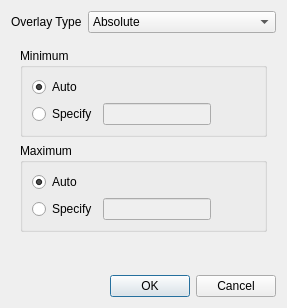
<?xml version="1.0" encoding="UTF-8"?>
<ui version="4.0">
 <class>OverlaySettingsDlg</class>
 <widget class="QDialog" name="OverlaySettingsDlg">
  <property name="geometry">
   <rect>
    <x>0</x>
    <y>0</y>
    <width>287</width>
    <height>308</height>
   </rect>
  </property>
  <property name="windowTitle">
   <string>Overlay Settings</string>
  </property>
  <layout class="QFormLayout" name="formLayout">
   <item row="0" column="0">
    <widget class="QLabel" name="label_3">
     <property name="text">
      <string>Overlay Type</string>
     </property>
    </widget>
   </item>
   <item row="0" column="1">
    <widget class="QComboBox" name="overlayType">
     <item>
      <property name="text">
       <string>Absolute</string>
      </property>
     </item>
     <item>
      <property name="text">
       <string>Relative</string>
      </property>
     </item>
    </widget>
   </item>
   <item row="1" column="0" colspan="2">
    <widget class="QStackedWidget" name="overlayTypeStack">
     <property name="currentIndex">
      <number>0</number>
     </property>
     <widget class="QWidget" name="page">
      <layout class="QVBoxLayout" name="verticalLayout">
       <item>
        <widget class="QGroupBox" name="minimumBox">
         <property name="title">
          <string>Minimum</string>
         </property>
         <layout class="QGridLayout" name="gridLayout_2">
          <item row="0" column="0">
           <widget class="QRadioButton" name="autoMinimumButton">
            <property name="text">
             <string>Auto</string>
            </property>
            <property name="checked">
             <bool>true</bool>
            </property>
           </widget>
          </item>
          <item row="1" column="0">
           <widget class="QRadioButton" name="manualMinimumButton">
            <property name="text">
             <string>Specify</string>
            </property>
           </widget>
          </item>
          <item row="1" column="1">
           <widget class="QLineEdit" name="manualMinimum">
            <property name="enabled">
             <bool>false</bool>
            </property>
           </widget>
          </item>
          <item row="1" column="2">
           <spacer name="horizontalSpacer_3">
            <property name="orientation">
             <enum>Qt::Horizontal</enum>
            </property>
            <property name="sizeHint" stdset="0">
             <size>
              <width>40</width>
              <height>20</height>
             </size>
            </property>
           </spacer>
          </item>
         </layout>
        </widget>
       </item>
       <item>
        <widget class="QGroupBox" name="groupBox_2">
         <property name="title">
          <string>Maximum</string>
         </property>
         <layout class="QGridLayout" name="gridLayout">
          <item row="0" column="0">
           <widget class="QRadioButton" name="autoMaximumButton">
            <property name="text">
             <string>Auto</string>
            </property>
            <property name="checked">
             <bool>true</bool>
            </property>
           </widget>
          </item>
          <item row="1" column="0">
           <widget class="QRadioButton" name="manualMaximumButton">
            <property name="text">
             <string>Specify</string>
            </property>
           </widget>
          </item>
          <item row="1" column="1">
           <widget class="QLineEdit" name="manualMaximum">
            <property name="enabled">
             <bool>false</bool>
            </property>
           </widget>
          </item>
          <item row="1" column="2">
           <spacer name="horizontalSpacer_4">
            <property name="orientation">
             <enum>Qt::Horizontal</enum>
            </property>
            <property name="sizeHint" stdset="0">
             <size>
              <width>40</width>
              <height>20</height>
             </size>
            </property>
           </spacer>
          </item>
         </layout>
        </widget>
       </item>
       <item>
        <spacer name="verticalSpacer">
         <property name="orientation">
          <enum>Qt::Vertical</enum>
         </property>
         <property name="sizeHint" stdset="0">
          <size>
           <width>20</width>
           <height>40</height>
          </size>
         </property>
        </spacer>
       </item>
      </layout>
     </widget>
     <widget class="QWidget" name="page_2">
      <layout class="QVBoxLayout" name="verticalLayout_2">
       <item>
        <widget class="QGroupBox" name="groupBox">
         <property name="title">
          <string>Mean</string>
         </property>
         <layout class="QGridLayout" name="gridLayout_4">
          <item row="0" column="0">
           <widget class="QRadioButton" name="autoMeanButton">
            <property name="text">
             <string>Auto</string>
            </property>
            <property name="checked">
             <bool>true</bool>
            </property>
           </widget>
          </item>
          <item row="1" column="0">
           <widget class="QRadioButton" name="manualMeanButton">
            <property name="text">
             <string>Specify</string>
            </property>
           </widget>
          </item>
          <item row="1" column="1">
           <widget class="QLineEdit" name="manualMean">
            <property name="enabled">
             <bool>false</bool>
            </property>
           </widget>
          </item>
          <item row="1" column="2">
           <spacer name="horizontalSpacer">
            <property name="orientation">
             <enum>Qt::Horizontal</enum>
            </property>
            <property name="sizeHint" stdset="0">
             <size>
              <width>40</width>
              <height>20</height>
             </size>
            </property>
           </spacer>
          </item>
         </layout>
        </widget>
       </item>
       <item>
        <widget class="QGroupBox" name="groupBox_3">
         <property name="title">
          <string>Range</string>
         </property>
         <layout class="QGridLayout" name="gridLayout_3">
          <item row="1" column="0">
           <widget class="QRadioButton" name="manualRangeButton">
            <property name="text">
             <string>Specify</string>
            </property>
           </widget>
          </item>
          <item row="1" column="1">
           <widget class="QDoubleSpinBox" name="manualRange">
            <property name="enabled">
             <bool>false</bool>
            </property>
            <property name="sizePolicy">
             <sizepolicy hsizetype="Minimum" vsizetype="Fixed">
              <horstretch>0</horstretch>
              <verstretch>0</verstretch>
             </sizepolicy>
            </property>
            <property name="suffix">
             <string notr="true">%</string>
            </property>
            <property name="decimals">
             <number>0</number>
            </property>
           </widget>
          </item>
          <item row="0" column="0">
           <widget class="QRadioButton" name="autoRangeButton">
            <property name="text">
             <string>Auto</string>
            </property>
            <property name="checked">
             <bool>true</bool>
            </property>
           </widget>
          </item>
          <item row="1" column="2">
           <spacer name="horizontalSpacer_2">
            <property name="orientation">
             <enum>Qt::Horizontal</enum>
            </property>
            <property name="sizeHint" stdset="0">
             <size>
              <width>40</width>
              <height>20</height>
             </size>
            </property>
           </spacer>
          </item>
         </layout>
        </widget>
       </item>
       <item>
        <spacer name="verticalSpacer_2">
         <property name="orientation">
          <enum>Qt::Vertical</enum>
         </property>
         <property name="sizeHint" stdset="0">
          <size>
           <width>20</width>
           <height>40</height>
          </size>
         </property>
        </spacer>
       </item>
      </layout>
     </widget>
    </widget>
   </item>
   <item row="2" column="0" colspan="2">
    <widget class="QDialogButtonBox" name="buttonBox">
     <property name="orientation">
      <enum>Qt::Horizontal</enum>
     </property>
     <property name="standardButtons">
      <set>QDialogButtonBox::Cancel|QDialogButtonBox::Ok</set>
     </property>
    </widget>
   </item>
  </layout>
 </widget>
 <tabstops>
  <tabstop>overlayType</tabstop>
  <tabstop>autoMinimumButton</tabstop>
  <tabstop>manualMinimumButton</tabstop>
  <tabstop>manualMinimum</tabstop>
  <tabstop>autoMaximumButton</tabstop>
  <tabstop>manualMaximumButton</tabstop>
  <tabstop>manualMaximum</tabstop>
  <tabstop>autoMeanButton</tabstop>
  <tabstop>manualMeanButton</tabstop>
  <tabstop>manualMean</tabstop>
  <tabstop>autoRangeButton</tabstop>
  <tabstop>manualRangeButton</tabstop>
  <tabstop>manualRange</tabstop>
  <tabstop>buttonBox</tabstop>
 </tabstops>
 <resources/>
 <connections>
  <connection>
   <sender>buttonBox</sender>
   <signal>accepted()</signal>
   <receiver>OverlaySettingsDlg</receiver>
   <slot>accept()</slot>
   <hints>
    <hint type="sourcelabel">
     <x>168</x>
     <y>296</y>
    </hint>
    <hint type="destinationlabel">
     <x>157</x>
     <y>274</y>
    </hint>
   </hints>
  </connection>
  <connection>
   <sender>buttonBox</sender>
   <signal>rejected()</signal>
   <receiver>OverlaySettingsDlg</receiver>
   <slot>reject()</slot>
   <hints>
    <hint type="sourcelabel">
     <x>168</x>
     <y>296</y>
    </hint>
    <hint type="destinationlabel">
     <x>286</x>
     <y>274</y>
    </hint>
   </hints>
  </connection>
  <connection>
   <sender>manualMinimumButton</sender>
   <signal>toggled(bool)</signal>
   <receiver>manualMinimum</receiver>
   <slot>setEnabled(bool)</slot>
   <hints>
    <hint type="sourcelabel">
     <x>70</x>
     <y>97</y>
    </hint>
    <hint type="destinationlabel">
     <x>209</x>
     <y>96</y>
    </hint>
   </hints>
  </connection>
  <connection>
   <sender>manualMaximumButton</sender>
   <signal>toggled(bool)</signal>
   <receiver>manualMaximum</receiver>
   <slot>setEnabled(bool)</slot>
   <hints>
    <hint type="sourcelabel">
     <x>64</x>
     <y>195</y>
    </hint>
    <hint type="destinationlabel">
     <x>209</x>
     <y>196</y>
    </hint>
   </hints>
  </connection>
  <connection>
   <sender>overlayType</sender>
   <signal>activated(int)</signal>
   <receiver>overlayTypeStack</receiver>
   <slot>setCurrentIndex(int)</slot>
   <hints>
    <hint type="sourcelabel">
     <x>203</x>
     <y>19</y>
    </hint>
    <hint type="destinationlabel">
     <x>221</x>
     <y>62</y>
    </hint>
   </hints>
  </connection>
  <connection>
   <sender>manualMeanButton</sender>
   <signal>toggled(bool)</signal>
   <receiver>manualMean</receiver>
   <slot>setEnabled(bool)</slot>
   <hints>
    <hint type="sourcelabel">
     <x>54</x>
     <y>97</y>
    </hint>
    <hint type="destinationlabel">
     <x>153</x>
     <y>98</y>
    </hint>
   </hints>
  </connection>
  <connection>
   <sender>manualRangeButton</sender>
   <signal>toggled(bool)</signal>
   <receiver>manualRange</receiver>
   <slot>setEnabled(bool)</slot>
   <hints>
    <hint type="sourcelabel">
     <x>77</x>
     <y>189</y>
    </hint>
    <hint type="destinationlabel">
     <x>174</x>
     <y>189</y>
    </hint>
   </hints>
  </connection>
 </connections>
</ui>
